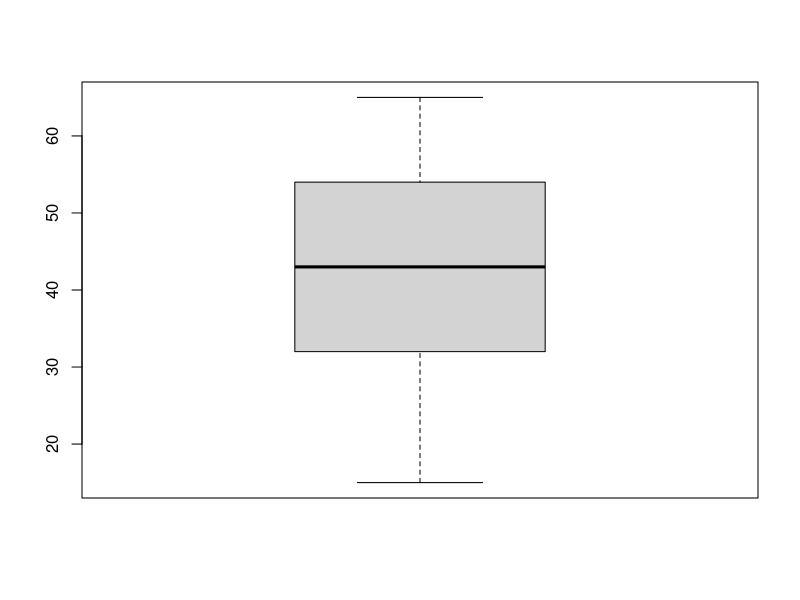

This chart was generated by the following R code: (Note: this script raises an error after producing the figure.)
##Set working directory
setwd("c:/edu")
setwd("E:/ATI self study/R-course-material/R_WorkDir")

# Read data files for cust and their transactions in a file 
cust_billdata<-read.csv("billdata18052014.csv")
cust_billdata1<-read.csv("billdata18052014.csv", stringsAsFactors = FALSE)
##inspect the imported data 
head(cust_billdata)
names(cust_billdata)
colSums(is.na(cust_billdata))
df<-summary(cust_billdata)
write.csv(df,"outlier.csv")
boxplot(cust_billdata$age1)
str(cust_billdata1)
contrasts(cust_billdata$jobtype)


##plot Independent var  against Dependent var to observe the distribution
plot(cust_billdata$age1, cust_billdata$AvgBill)
plot(cust_billdata$salary, cust_billdata$AvgBill)
plot(cust_billdata$Num_Citylived, cust_billdata$AvgBill)
plot(cust_billdata$ClsRelativesCnt, cust_billdata$AvgBill)
plot(cust_billdata$RelativesAbroad, cust_billdata$AvgBill)
plot(cust_billdata$jobtype, cust_billdata$AvgBill)
plot(cust_billdata$Payer, cust_billdata$AvgBill)
plot(cust_billdata$Travel, cust_billdata$AvgBill)

cust_billdata1<-cust_billdata
names(cust_billdata1)
cust_billdata2<-cust_billdata1[,-c(4,8,9,12,14,17,18,20,22)]
names(cust_billdata2)
MC<-cor(cust_billdata2[,-c(13)])
plot(MC)
write.csv(MC,"scattermatrix.csv")
MC
library(car)
names(cust_billdata2)
model=lm(AvgBill~.,data=cust_billdata2)
vif(model)
alias(model)
summary(model)
names(cust_billdata2)
x=cust_billdata2[,-c(9,10,12)]
model2=lm(AvgBill~.,data=x)
vif(model2)
y=x[,-c(7)]
model2=lm(AvgBill~.,data=y)
alias(model2)
z=y[,-c(7)]
model2=lm(AvgBill~.,data=z)
vif(model2)
names(cust_billdata3)
cust_billdata3=cust_billdata2[,-c(7,8,9,12)]
model3=lm(AvgBill~.,data=cust_billdata3)
vif(model3)
alias(model3)
summary(model3)

names(cust_billdata3)
temp=cust_billdata3[,-c(9)]
names(temp)
p=predict(model3,data=temp)
p
head(temp)
names(temp)
sum(model3$residuals)
# Assumptions
hist(model3$residuals)

plot(model3)




##Find correlation matrix for multicollinearity check
Corr_data<- cust_billdata[,-c(4,9,14,18)]
names(Corr_data)
corr_matrix.csv <- cor(Corr_data,Corr_data)
write.csv(corr_matrix.csv, "corr_matrix.csv")


# check MC using VIF
Corr_data_1=Corr_data[,-c(18)]
names(Corr_data_1)
model=lm(AvgBill~.,data=Corr_data_1)
library(car)
vif(model)
x=alias(model)
nrow(cust_billdata)/2
 #split data for training and validation
set.seed(3)
train =  sample(1:nrow(cust_billdata),nrow(cust_billdata)/2)
nrow(train)
head(train,20)
train
sample(train)
test = -train
training_data = cust_billdata[train,]
testing_data = cust_billdata[test,]

summary(training_data)

##Save the training data
write.csv(training_data, "trainingdata.csv") 


##Run the code to generate model
fit <- lm(AvgBill ~ age1+ salary +as.factor(jobtype)+Num_Citylived+as.factor(Payer)+
             ClsRelativesCnt+as.factor(Travel)+as.factor(RelativesAbroad), data=training_data )

contrasts(as.factor(training_data$jobtype))

fit2 <- lm(AvgBill ~ age1+ salary +as.factor(Travel)+Num_Citylived+as.factor(RelativesAbroad)
           , data=training_data )


test_fit <-lm(AvgBill ~ age1+ salary +as.factor(jobtype)+Num_Citylived+as.factor(Payer)+
                        ClsRelativesCnt + as.factor(Travel) + as.factor(RelativesAbroad),
              data=testing_data )
test_fit=lm(formula = AvgBill ~ age1 + salary + as.factor(jobtype) + Num_Citylived + 
     as.factor(Payer) + ClsRelativesCnt + as.factor(Travel) + 
     as.factor(RelativesAbroad), data = testing_data)
library(forecast)
accuracy(test_fit$fitted.values,testing_data$AvgBill)
##Generate the summary of the model
summary(fit)
summary(fit2)
summary(test_fit)

## Get the fitted values
fitted(fit)

##Generate the diagnostic plots
plot(fit)

# Use the below code to see the o/p of plot(fit) in matrix format
layout(matrix(c(1,2,3,4),2,2)) 
plot(fit)
hist(fit$residuals)


plot(test_fit)




x1 <- rnorm( 100 )
x2 <- 2 * x1
y <- rnorm( 100 )
vif( lm( y ~ x1 + x2 ) )
alias(lm( y ~ x1 + x2))
